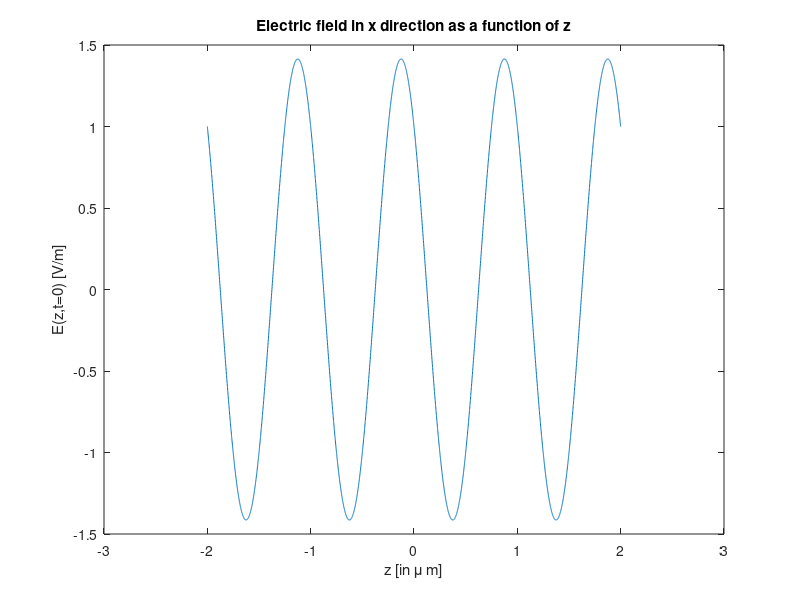

Recreate this plot in MATLAB.
%MATLAB code for Prob Set 1, Q3 (c)

f=300e+12; %freq = 300 THz
k=(2*pi*f)/(3*10^8); %wavenumber, k=2*pi*f/c
z=-2000*10^(-9):1*10^(-9):2000*10^(-9); %z ranges from -2000 nm to 2000 nm

E=cos(k*z)-sin(k*z);% real electric field

plot(z*10^(6), E)
title('Electric field in x direction as a function of z')
xlabel('z [in \mu m]') 
ylabel('E(z,t=0) [V/m]')
